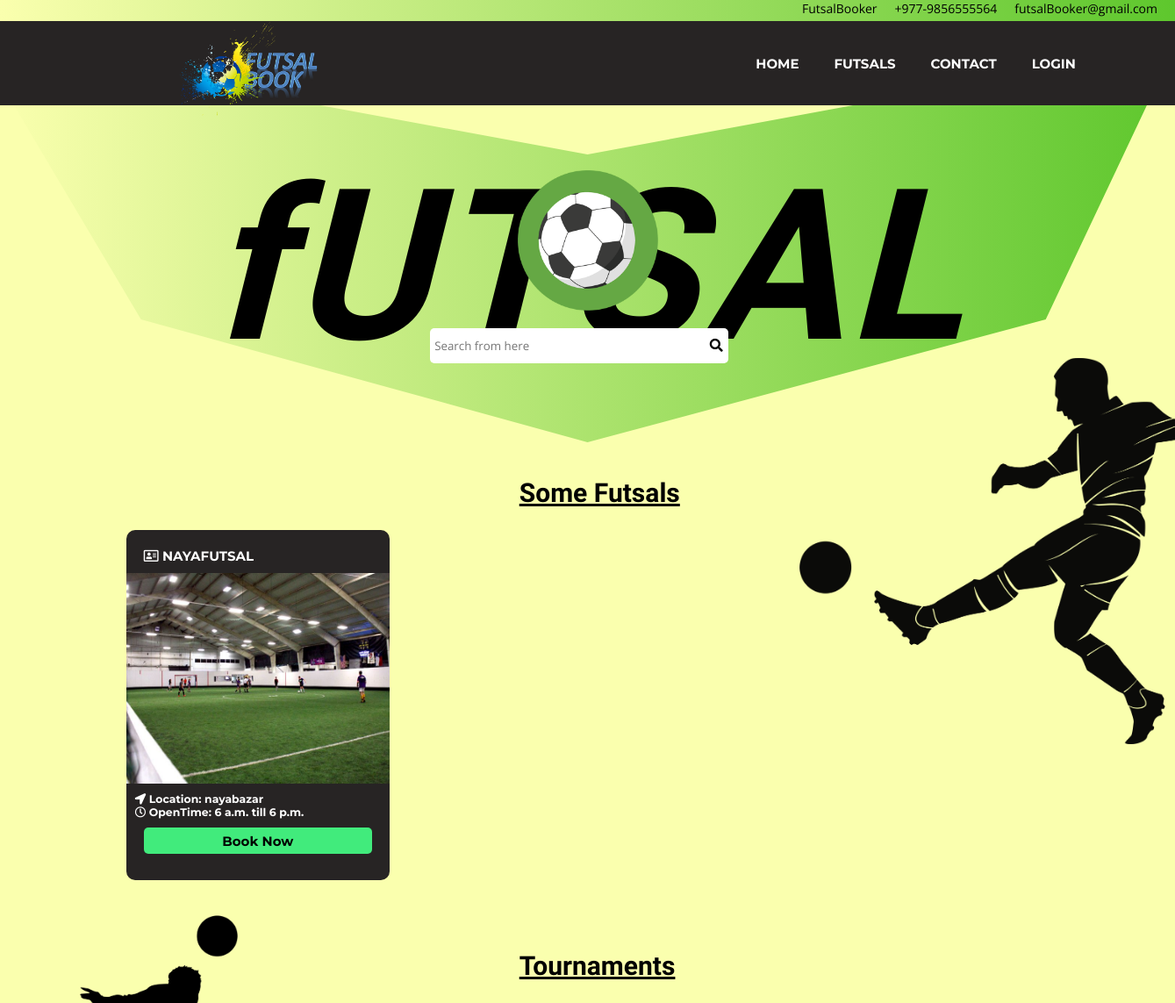
Before: / (upper part) with the older database file.
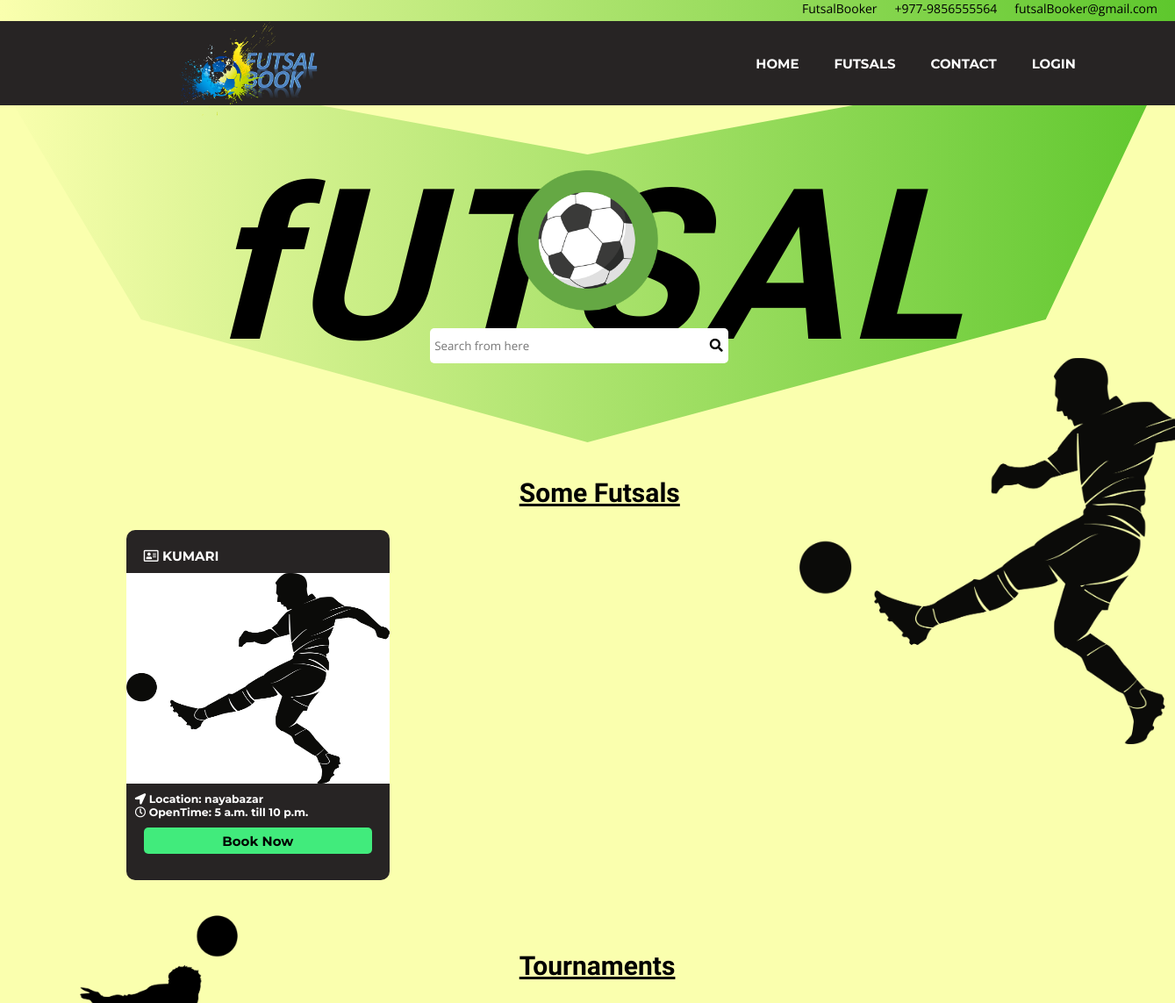
After: the same page with the newer database file.
### account/models.py (models this page shows, shortened)
class FutsalInfo(models.Model):
    account_id = models.ForeignKey(Account, on_delete=models.CASCADE, null=False)
    phone = models.CharField(max_length=10, null=False)
    futsal_name = models.CharField(max_length=30, null=False)
    location = models.CharField(max_length=40, null=False)
    price = models.FloatField(null=False)
    open_at = models.TimeField(null=False)
    close_at = models.TimeField(null=False)
    img1 = models.ImageField(upload_to="futsal/gallery", blank=True, null=True)
    img2 = models.ImageField(upload_to="futsal/gallery", blank=True, null=True)
    img3 = models.ImageField(upload_to="futsal/gallery", blank=True, null=True)
    img4 = models.ImageField(upload_to="futsal/gallery", blank=True, null=True)

### futsal/views.py (the view)
# urls.py: path('', views.showIndex, name="home"),
def showIndex(request):
    futsals = FutsalInfo.objects.all()[:4]
    return render(request, 'pages/index.html', {'title': 'Homepage | Futsal', 'futsals': futsals})

### templates/pages/index.html (shortened to what this page needs)
{% extends 'base.html' %}
{% load static %}
{% block content %}
    <img src="{% static 'image/jiff.png' %}" alt="" class="img-banner3">
    <section class="first-section">
        <i><H1 class="heading" style="font-family: 'Luckiest Guy', cursive;">fUTSAL</H1></i>
        <div class="search-container">
            <img src="{% static 'image/fb.png' %}" alt="logo">
              <form action="">
                  <input type="text" placeholder="Search from here">
                  <i class="fas fa-search" type="submit"></i>
              </form>
        </div>
    </section>
    <section class="second-section">
        <h1>Some Futsals</h1>
        <div class="card-container">
            {% for futsal in futsals %}
            <div class="card">
                <div class="card-header">
                    <h4><i class="far fa-address-card"></i> {{ futsal.futsal_name }}</h4>
                </div>
                <div class="card-body">
                    {% if futsal.img1 %}
                    <img src="{{ futsal.img1.url }}" alt="">
                    {% else %}
                    <img src="{% static 'image/Indoor soccer field.jfif' %}" alt="no img">
                    {% endif %}
                </div>
                <div class="card-footer">
                    <h5> <i class="fas fa-location-arrow"></i> Location: {{ futsal.location }}</h5>
                    <h5> <i class="far fa-clock"></i> OpenTime: {{ futsal.open_at }} till {{ futsal.close_at }}</h5>
                    <a href="booking/{{ futsal.futsal_name }}" class="bookbtn">Book Now</a>
                </div>
            </div>
            {% endfor %}
        </div>
    </section>
    <section class="third-section">
        <h1>Tournaments</h1>
        <div class="banner-container">
        </div>
    </section>
{% endblock %}

### templates/base.html (shortened to what this page needs)
<!doctype html>
<html lang="en">
<head>
    {% load static %}
    <link rel="stylesheet" href="https://cdnjs.cloudflare.com/ajax/libs/font-awesome/5.11.2/css/all.css">
    <link rel="stylesheet" href="{% static 'css/style.css' %}">
    <link rel="stylesheet" href="{% static 'css/forms.css' %}">
</head>
<body id="body">
{% include 'partials/navbar.html' %}
    {% block content %}
    {% endblock %}
</body>
</html>

### templates/partials/navbar.html (shortened to what this page needs)
    {% load static %}
    <header>
        <ul class="header">
            <li class="header-items">FutsalBooker</li>
            <li class="header-items">+977-9856555564</li>
            <li class="header-items">futsalBooker@gmail.com</li>
        </ul>
    </header>
    <nav class="nav-bar">
        <img src="{% static 'image/newlogo.png' %}" alt="" height="150%" width="auto">
        <ul class="nav-items-container">
            <li class="nav-items"><a href="{% url 'home' %}">Home</a></li>
            <li class="nav-items"><a href="#">Futsals</a></li>
            <li class="nav-items"><a href="#">Contact</a></li>
            {% if user.is_authenticated %}
            <li class="nav-items"><a href="#">Hello, {{ user.username }}</a></li>
            <li class="nav-items"><a href="{% url 'logout' %}">Logout</a></li>
            {% else %}
            <li class="nav-items"><a href="{% url 'login' %}">Login</a></li>
            {% endif %}
        </ul>
    </nav>

### FutsalBook/static/css/style.css (style rules this page uses)
* { padding: 0; margin: 0; }
:root { --primary-textcolor: white; --secondary-text-color: black; --primary-background: black; --secondary-background: #272424; font-family: 'Open Sans'; font-size: 15px; --bg-color: #fbffc4; --bg-color-s: #5ec72d; --bg:linear-gradient(to right, #faffae, #5ec72d); --transition-speed: 0.8s; }
body { background-color: #faffae; width: 100%; }
header { width: 100%; height: 3vh; background-image: var(--bg); color: var(--secondary-textcolor); z-index:-3; }
header .header { list-style: none; display: flex; justify-content: flex-end; align-items: flex-end; }
header ul li { margin-right: 20px; font-size:14px; }
.nav-bar { background-color: var(--secondary-background); color: var(--primary-textcolor); width: 100%; height: 12vh; position: fixed; z-index: 2; display: flex; align-items: center; justify-content: space-around; }
.nav-bar ul { height: 100%; list-style: none; display: flex; align-items: center; font-size: 1rem; width: auto; position: relative; left: 90px; }
.nav-bar ul li { height: 100%; width: auto; font-weight: bold; text-transform: uppercase; display: flex; justify-content: center; align-items: center; font-family: 'Montserrat', sans-serif; }
.nav-bar ul li a { height: 100%; width: 100%; font-weight: bold; text-transform: uppercase; display: flex; justify-content: center; align-items: center; text-decoration: none; width:100%; padding: 0px 20px 0px 20px; color: var(--primary-textcolor); }
.heading { font-size: 16rem; z-index: 0; position: relative; letter-spacing: 5px; }
.first-section { height: 50vh; width: 100%; position: relative; top:10vh; display: flex; flex-direction: column; align-items: center; justify-content: center; background-image: var(--bg); transition: 0.5s; clip-path: polygon(50% 18%, 100% -13%, 89% 65%, 50% 100%, 12% 65%, -2% -14%); }
.first-section img { height: 20vh; width: auto; margin-bottom: 20px; z-index: 5; }
.search-container { position: fixed; display: flex; flex-direction: column; justify-content: center; align-items: center; z-index: 5; }
.search-container form { z-index: 4; }
.search-container form input[type=text] { height: 5vh; width: 25vw; border-style: none; border-radius: 5px; font-family: 'Open Sans'; padding-left: 5px; }
.fa-search { position: relative; left: -25px; }
.second-section { width: 90%; height: auto; position: relative;; left: 8.5%; top:10vh; padding: 20px 20px 30px 20px; border-radius: 10px; display: flex; flex-direction: column; }
.second-section h1, .third-section h1 { font-family: 'Kaushan Script', cursive; position: relative; left: 38%; width: 20%; text-decoration: underline; margin:20px 0 20px 0; font-size: 2rem; }
.second-section h1, .third-section h1:hover { cursor: pointer; }
.card-container { display: flex; flex-wrap: wrap; }
.second-section .card { margin: 5px 10px 10px 10px; padding: 10px 0px 10px 0px; height: auto; border-radius: 10px; width: 300px; background-color: var(--secondary-background); color: var(--primary-textcolor); font-family: 'montserrat', sans-serif; }
.card .card-header { text-transform: uppercase; padding: 10px 10px 10px 20px; }
.card .card-body { width: 100%; height: 30vh; background-color: white; }
.card .card-body img { height: 30vh; width: 100%; overflow: hidden; background-size: cover; }
.card .card-footer { padding: 10px 10px 10px 10px; display: flex; flex-direction: column; }
.bookbtn { margin: 10px 10px 10px 10px; padding: 5px 5px 5px 5px; border-style: none; height: 20px; color: var(--secondary-text-color); background-color: #41eb7c; border-radius: 5px; font-weight: bold; transition: 1s; text-decoration: none; display: flex; justify-content: center; align-items: center; }
.third-section { width: 90%; height: auto; position: relative;; left: 8.5%; top:10vh; padding: 20px 20px 30px 20px; border-radius: 10px; display: flex; flex-direction: column; }
.banner-container { display: flex; flex-wrap: wrap; }

### FutsalBook/static/css/forms.css (style rules this page uses)
input[type="text"], input[type="password"], input[type="number"] { height: 4vh; width: 300px; }
.img-banner3 { height: 55vh; position: absolute; left: 68%; top: 51vh; z-index: -1; }

Changed rows visible on the page:
changed FutsalInfo "nayabazar": futsal_name "NAYAFUTSAL" → "KUMARI"; img1: picture added; open_at "6 a.m." → "5 a.m."; close_at "6 p.m." → "10 p.m."
